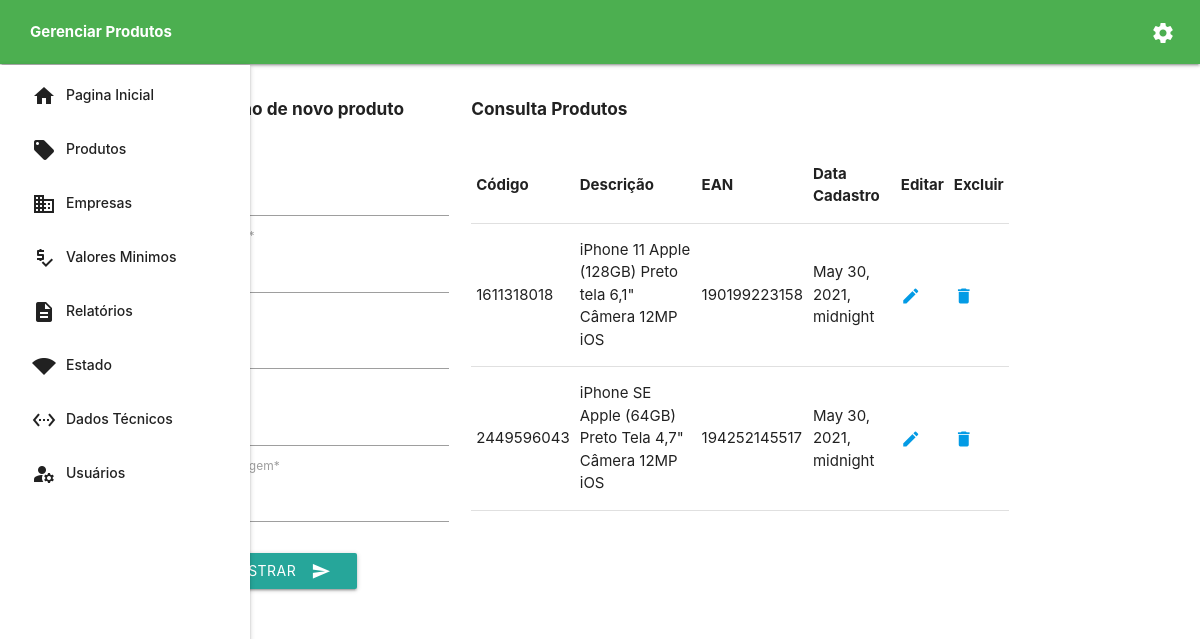
/dashboard/manage-product, run on an earlier commit of the app's database.
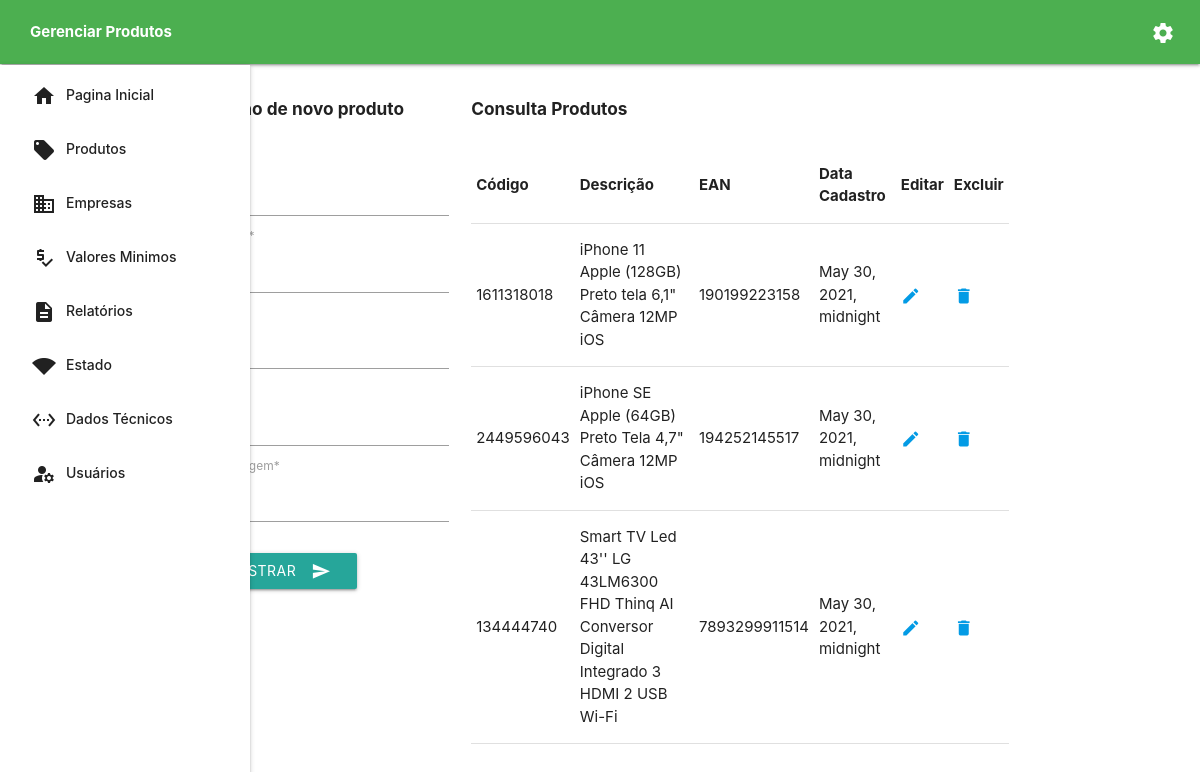
And on a later commit of the database.
### pages/models.py (models this page shows, shortened)
class Product(models.Model):
    code = models.CharField(max_length=300, verbose_name="Código")
    description = models.CharField(max_length=400, verbose_name="Descrição")
    ean = models.IntegerField(default=None)
    url = models.URLField(default="")
    image_url = models.URLField(default="", verbose_name="Url da imagem")
    date = models.DateTimeField(default=datetime.date.today)

### pages/views.py (the view, shortened to what this page needs)
# urls.py: path('dashboard/manage-product', ManageProduct.as_view(), name='manage-product'),
class ManageProduct(CreateView):
    model = Product
    fields = ['code', 'description', 'ean', 'url', 'image_url']
    template_name = 'pages/dashboard/manage-product.html'
    success_url = reverse_lazy('manage-product')
    def get_context_data(self, **kwargs):
        context = super().get_context_data(**kwargs)
        context["products"] = Product.objects.all()
        return context

### templates/pages/dashboard/manage-product.html (shortened to what this page needs)
{% extends 'base/base.html' %}
{% load i18n %}
{% load static %}
{% load crispy_forms_tags %}
{% block dash-title %}
    <b>{% trans 'Gerenciar Produtos' %}</b>
{% endblock %}
{% block content %}
    <div class="row">
        <div class="col s4">
            <h6><b>{% trans 'Inclusão de novo produto' %}</b></h6>
            <br>
            <form action="" method="POST" class="form-select-lg">
                {{ form|crispy }}
                <br>
                <button class="btn waves-effect" type="submit" name="action">{% trans 'Cadastrar' %}
                    <i class="material-icons right">send</i>
                </button>
            </form>
            <br>
        </div>
        <div class="col s8">
            <h6><b>{% trans 'Consulta Produtos' %}</b></h6>
            <br>
            <table class="responsive-table">
                <thead>
                <tr>
                    <th>{% trans 'Código' %}</th>
                    <th>{% trans 'Descrição' %}</th>
                    <th>{% trans 'EAN' %}</th>
                    <th>{% trans 'Data Cadastro' %}</th>
                    <th>{% trans 'Editar' %}</th>
                    <th>{% trans 'Excluir' %}</th>
                </tr>
                </thead>
                {% for product in products %}
                    <tbody>
                    <tr>
                        <td>{{ product.code }}</td>
                        <td>{{ product.description }}</td>
                        <td>{{ product.ean }}</td>
                        <td>{{ product.date }}</td>
                        <td><a href="{% url 'update-product' product.pk %}"><span
                                class="material-icons" style="font-size: 20px !important;">edit</span></a>
                        </td>
                        <td><a href="{% url 'delete-product' product.pk %}"><span class="material-icons"
                                                                                  style="font-size: 20px !important;">delete</span></a>
                        </td>
                    </tr>
                    </tbody>
                {% empty %}
                    <tbody>
                    <tr>
                        <td colspan="6">{% trans 'Nenhum produto cadastrado!' %}</td>
                    </tr>
                    </tbody>
                {% endfor %}
            </table>
        </div>
    </div>
{% endblock %}

### templates/base/base.html (shortened to what this page needs)
{% load static %}
{% load i18n %}
<!DOCTYPE html>
<html lang="en" id="html-page">
<head>
    <link rel="stylesheet" href=" {% static 'css/bot.css' %} ">
    <link rel="stylesheet" href=" {% static 'css/materialize.min.css' %}">
    {% block nav-bar %}
        <div>
            <nav>
                <div id="nav-bar-custom" class="navbar-fixed green">
                    <ul id="nav-mobile" class="right hide-on-med-and-down">
                        <li><a href="{% url 'dashboard-main' %}"><span class="material-icons">settings</span></a></li>
                    </ul>
                    <div id="dashboard-title" style="margin-left: 30px;">
                        {% block dash-title %}{% endblock %}
                    </div>
                </div>
            </nav>
        </div>
        <ul id="slide-out" class="sidenav sidenav-fixed">
            <li class="custom-li"><a href="{% url 'dashboard-main' %}"><span
                    class="material-icons">home</span>{% trans 'Pagina Inicial' %}</a></li>
            <li class="custom-li"><a href="{% url 'manage-product' %}"><span
                    class="material-icons">local_offer</span>{% trans 'Produtos' %}</a></li>
            <li class="custom-li"><a href="{% url 'manage-company' %}"><span
                    class="material-icons">business</span>{% trans 'Empresas' %}
            </a></li>
            <li class="custom-li"><a href="{% url 'manage-min-price' %}"><span
                    class="material-icons">price_check</span>{% trans 'Valores Minimos' %}</a></li>
            <li class="custom-li"><a href="#!"><span class="material-icons">description</span>{% trans 'Relatórios' %}
            </a></li>
            <li class="custom-li"><a href="#!"><span
                    class="material-icons">signal_wifi_statusbar_4_bar</span>{% trans 'Estado' %}</a>
            </li>
            <li class="custom-li"><a href="{% url 'manage-tech' %}"><span
                    class="material-icons">settings_ethernet</span>{% trans 'Dados Técnicos' %}</a></li>
            <li class="custom-li"><a href="#!"><span class="material-icons">manage_accounts</span>{% trans 'Usuários' %}
            </a></li>
        </ul>
        <a href="#" data-target="slide-out" class="sidenav-trigger"><i class="material-icons">menu</i></a>
    {% endblock %}
</head>
<body>
<div class="container">
    {% block content %}
    {% endblock %}
</div>
</body>
</html>

### static/css/bot.css (style rules this page uses)
.material-icons { vertical-align: middle !important; margin-right: 10px !important; }
#slide-out { margin-top: 65px !important; width: 250px !important; }
.custom-li { margin-top: 6px !important; }

### templates/base/base.html (style rules this page uses)
.custom-li { margin-top: 10px !important; }
#slide-out { margin-top: 65px !important; width: 250px !important; }

What changed in the data, as far as the page shows it:
added Product: code "134444740", description "Smart TV Led 43'' LG 43LM6300 FHD Thinq AI Conversor Digital Integrado 3 HDMI 2 USB Wi-Fi", ean "7893299911514", date "May 30, 2021, midnight"
